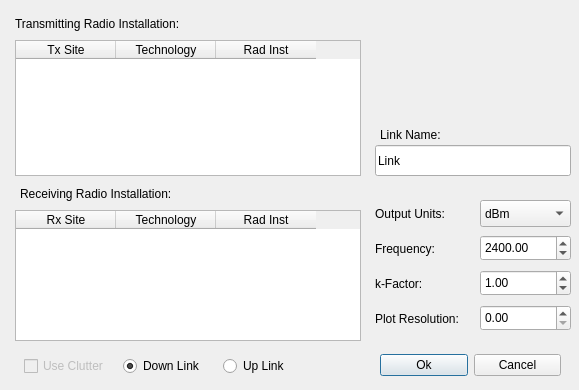
<?xml version="1.0" encoding="UTF-8"?>
<ui version="4.0">
 <class>ConfirmLink</class>
 <widget class="QDialog" name="ConfirmLink">
  <property name="geometry">
   <rect>
    <x>0</x>
    <y>0</y>
    <width>579</width>
    <height>390</height>
   </rect>
  </property>
  <property name="windowTitle">
   <string>Confirm Link Analysis</string>
  </property>
  <property name="windowIcon">
   <iconset resource="../DataBase/application.qrc">
    <normaloff>:/images/logo_icon.png</normaloff>:/images/logo_icon.png</iconset>
  </property>
  <widget class="QWidget" name="horizontalLayout">
   <property name="geometry">
    <rect>
     <x>380</x>
     <y>350</y>
     <width>181</width>
     <height>31</height>
    </rect>
   </property>
   <layout class="QHBoxLayout" name="Out">
    <item>
     <widget class="QPushButton" name="btnOk">
      <property name="text">
       <string>Ok</string>
      </property>
     </widget>
    </item>
    <item>
     <widget class="QPushButton" name="btnCancel">
      <property name="text">
       <string>Cancel</string>
      </property>
     </widget>
    </item>
   </layout>
  </widget>
  <widget class="QLineEdit" name="nameEdit">
   <property name="geometry">
    <rect>
     <x>375</x>
     <y>145</y>
     <width>196</width>
     <height>31</height>
    </rect>
   </property>
   <property name="text">
    <string>Link</string>
   </property>
  </widget>
  <widget class="QLabel" name="label">
   <property name="geometry">
    <rect>
     <x>15</x>
     <y>15</y>
     <width>203</width>
     <height>18</height>
    </rect>
   </property>
   <property name="text">
    <string>Transmitting Radio Installation:</string>
   </property>
  </widget>
  <widget class="QLabel" name="label_4">
   <property name="geometry">
    <rect>
     <x>380</x>
     <y>125</y>
     <width>81</width>
     <height>20</height>
    </rect>
   </property>
   <property name="text">
    <string>Link Name:</string>
   </property>
  </widget>
  <widget class="QLabel" name="label_2">
   <property name="geometry">
    <rect>
     <x>20</x>
     <y>185</y>
     <width>185</width>
     <height>18</height>
    </rect>
   </property>
   <property name="text">
    <string>Receiving Radio Installation:</string>
   </property>
  </widget>
  <widget class="QDoubleSpinBox" name="plotResolutionSpinBox">
   <property name="geometry">
    <rect>
     <x>480</x>
     <y>305</y>
     <width>91</width>
     <height>26</height>
    </rect>
   </property>
   <property name="maximum">
    <double>3000.000000000000000</double>
   </property>
  </widget>
  <widget class="QDoubleSpinBox" name="kFactorIntSpinBox">
   <property name="geometry">
    <rect>
     <x>480</x>
     <y>270</y>
     <width>91</width>
     <height>26</height>
    </rect>
   </property>
   <property name="minimum">
    <double>-10000.000000000000000</double>
   </property>
   <property name="maximum">
    <double>3000.000000000000000</double>
   </property>
   <property name="value">
    <double>1.000000000000000</double>
   </property>
  </widget>
  <widget class="QLabel" name="label_3">
   <property name="geometry">
    <rect>
     <x>375</x>
     <y>275</y>
     <width>56</width>
     <height>18</height>
    </rect>
   </property>
   <property name="text">
    <string>k-Factor:</string>
   </property>
  </widget>
  <widget class="QComboBox" name="displayUnitsCombo">
   <property name="geometry">
    <rect>
     <x>480</x>
     <y>200</y>
     <width>91</width>
     <height>27</height>
    </rect>
   </property>
   <property name="currentIndex">
    <number>0</number>
   </property>
   <item>
    <property name="text">
     <string>dBm</string>
    </property>
   </item>
   <item>
    <property name="text">
     <string>dB</string>
    </property>
   </item>
   <item>
    <property name="text">
     <string>dBuV</string>
    </property>
   </item>
   <item>
    <property name="text">
     <string>dBW</string>
    </property>
   </item>
   <item>
    <property name="text">
     <string>dBuVm</string>
    </property>
   </item>
   <item>
    <property name="text">
     <string>dBWm2Hz</string>
    </property>
   </item>
   <item>
    <property name="text">
     <string>dBWm2</string>
    </property>
   </item>
  </widget>
  <widget class="QLabel" name="label_5">
   <property name="geometry">
    <rect>
     <x>375</x>
     <y>205</y>
     <width>86</width>
     <height>18</height>
    </rect>
   </property>
   <property name="text">
    <string>Output Units:</string>
   </property>
  </widget>
  <widget class="QDoubleSpinBox" name="frequencySpinBox">
   <property name="geometry">
    <rect>
     <x>480</x>
     <y>235</y>
     <width>91</width>
     <height>26</height>
    </rect>
   </property>
   <property name="maximum">
    <double>30000.000000000000000</double>
   </property>
   <property name="singleStep">
    <double>10.000000000000000</double>
   </property>
   <property name="value">
    <double>2400.000000000000000</double>
   </property>
  </widget>
  <widget class="QLabel" name="label_6">
   <property name="geometry">
    <rect>
     <x>375</x>
     <y>240</y>
     <width>69</width>
     <height>18</height>
    </rect>
   </property>
   <property name="text">
    <string>Frequency:</string>
   </property>
  </widget>
  <widget class="QLabel" name="label_21">
   <property name="geometry">
    <rect>
     <x>375</x>
     <y>310</y>
     <width>101</width>
     <height>18</height>
    </rect>
   </property>
   <property name="text">
    <string>Plot Resolution:</string>
   </property>
  </widget>
  <widget class="QWidget" name="layoutWidget">
   <property name="geometry">
    <rect>
     <x>24</x>
     <y>354</y>
     <width>292</width>
     <height>25</height>
    </rect>
   </property>
   <layout class="QHBoxLayout" name="UpDown">
    <item>
     <widget class="QCheckBox" name="useClutterCheckBox">
      <property name="enabled">
       <bool>false</bool>
      </property>
      <property name="text">
       <string>Use Clutter </string>
      </property>
     </widget>
    </item>
    <item>
     <widget class="QRadioButton" name="downLinkRadio">
      <property name="text">
       <string>Down Link</string>
      </property>
      <property name="checked">
       <bool>true</bool>
      </property>
     </widget>
    </item>
    <item>
     <widget class="QRadioButton" name="upLinkRadio">
      <property name="text">
       <string>Up Link</string>
      </property>
     </widget>
    </item>
   </layout>
  </widget>
  <widget class="QTableWidget" name="TxIDTable">
   <property name="geometry">
    <rect>
     <x>15</x>
     <y>40</y>
     <width>346</width>
     <height>136</height>
    </rect>
   </property>
   <column>
    <property name="text">
     <string>Tx Site</string>
    </property>
   </column>
   <column>
    <property name="text">
     <string>Technology</string>
    </property>
   </column>
   <column>
    <property name="text">
     <string>Rad Inst</string>
    </property>
   </column>
  </widget>
  <widget class="QTableWidget" name="RxIDTable">
   <property name="geometry">
    <rect>
     <x>15</x>
     <y>210</y>
     <width>346</width>
     <height>131</height>
    </rect>
   </property>
   <column>
    <property name="text">
     <string>Rx Site</string>
    </property>
   </column>
   <column>
    <property name="text">
     <string>Technology</string>
    </property>
   </column>
   <column>
    <property name="text">
     <string>Rad Inst</string>
    </property>
   </column>
  </widget>
  <zorder>nameEdit</zorder>
  <zorder>label</zorder>
  <zorder>label_4</zorder>
  <zorder>label_2</zorder>
  <zorder>plotResolutionSpinBox</zorder>
  <zorder>kFactorIntSpinBox</zorder>
  <zorder>label_3</zorder>
  <zorder>displayUnitsCombo</zorder>
  <zorder>label_5</zorder>
  <zorder>frequencySpinBox</zorder>
  <zorder>label_6</zorder>
  <zorder>label_21</zorder>
  <zorder>layoutWidget</zorder>
  <zorder>TxIDTable</zorder>
  <zorder>RxIDTable</zorder>
  <zorder>horizontalLayout</zorder>
 </widget>
 <resources>
  <include location="../DataBase/application.qrc"/>
 </resources>
 <connections/>
</ui>
